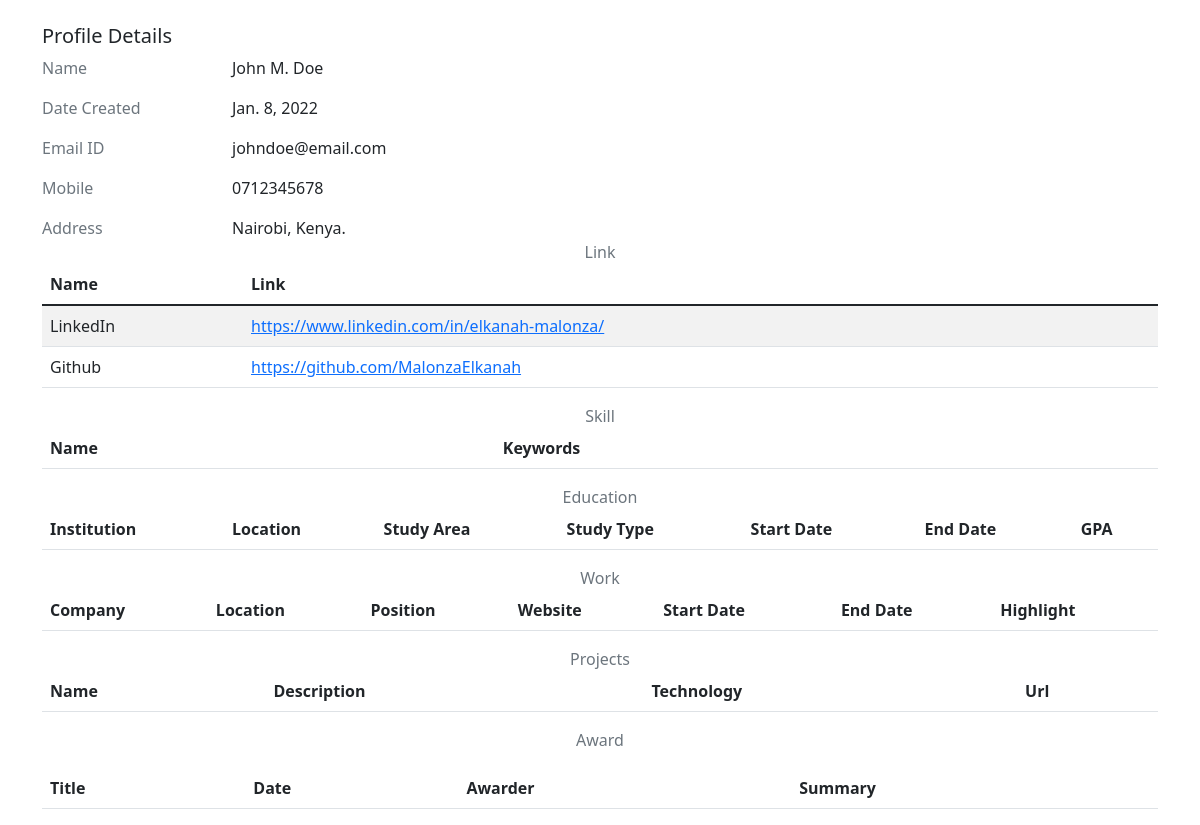
Page /profile/2/ on the earlier database version.
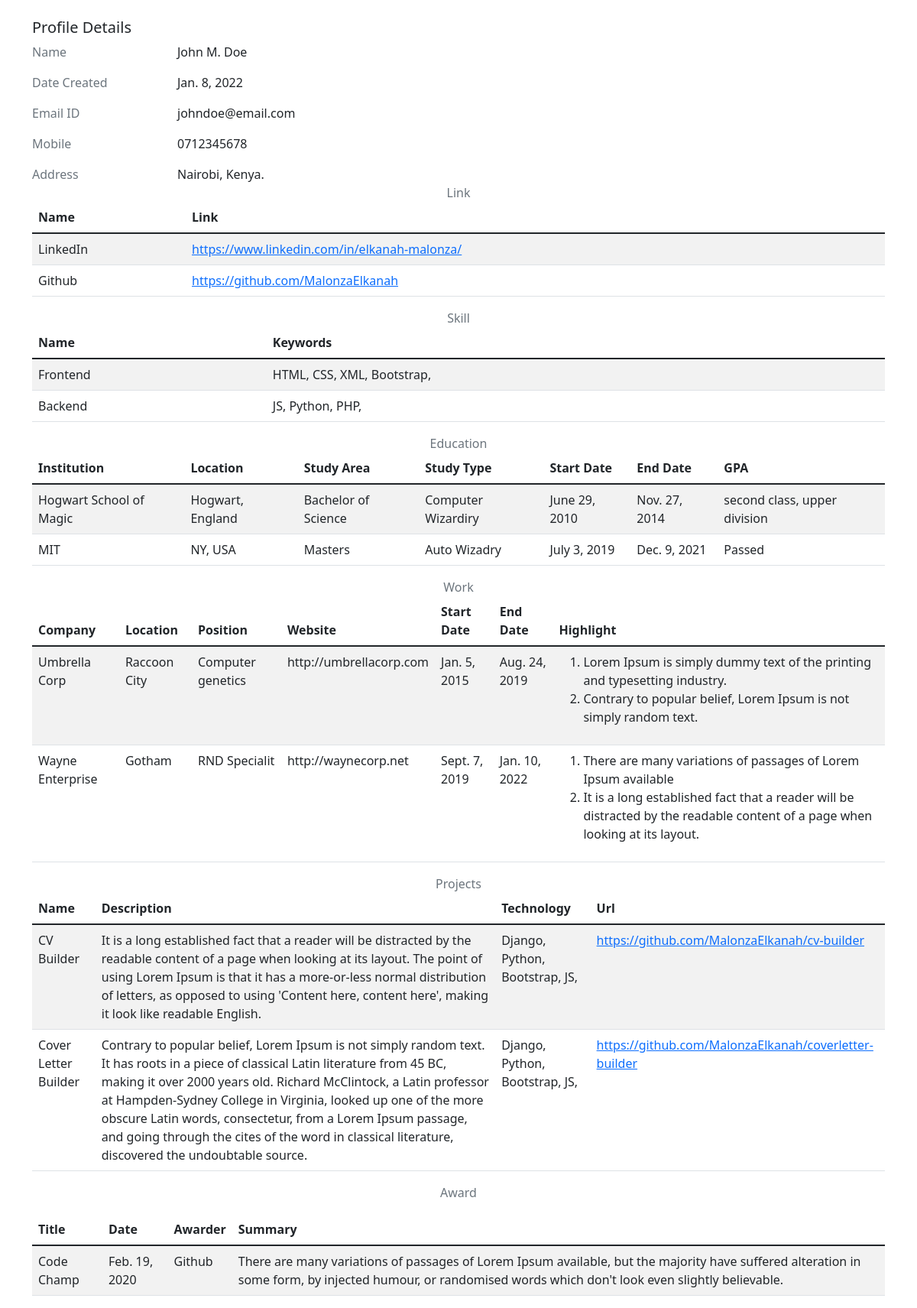
Same page on the later database version.
### job_profile/models.py (models this page shows)
class JobProfile(models.Model):
	title = models.CharField('Title', max_length=150)
	first_name = models.CharField('First Name', max_length=50)
	middle_name = models.CharField('Middle Name', max_length=50)
	last_name = models.CharField('Last Name', max_length=50)
	email = models.CharField('Email', max_length=50)
	phone_number = models.CharField('Phone Number', max_length=50)
	location = models.CharField('Location', max_length=50)
	summary = models.CharField('Summary', max_length=1000, null=True)
	date_created = models.DateTimeField('Date Created', auto_now_add=True)
	def links(self):
		return Link.objects.filter(job_profile=self.id)
	def education(self):
		return Education.objects.filter(job_profile=self.id)
	def work(self):
		return Work.objects.filter(job_profile=self.id)
	def skills(self):
		return Skill.objects.filter(job_profile=self.id)
	def projects(self):
		return Project.objects.filter(job_profile=self.id)
	def awards(self):
		return Award.objects.filter(job_profile=self.id)

class Link(models.Model):
	job_profile = models.ForeignKey(JobProfile, on_delete=models.CASCADE)
	name = models.CharField('Website Name', max_length=50)
	link = models.URLField()
	date_created = models.DateTimeField('Date Created', auto_now_add=True)

class Skill(models.Model):
	job_profile = models.ForeignKey(JobProfile, on_delete=models.CASCADE)
	name = models.CharField('Skill', max_length=200)
	date_created = models.DateTimeField('Date Created', auto_now_add=True)
	def keywords(self):
		return SkillKeyword.objects.filter(skill=self.id)

class SkillKeyword(models.Model):
	skill = models.ForeignKey(Skill, on_delete=models.CASCADE)
	name = models.CharField('Keyword', max_length=200)
	date_created = models.DateTimeField('Date Created', auto_now_add=True)

class Education(models.Model):
	job_profile = models.ForeignKey(JobProfile, on_delete=models.CASCADE)
	institution = models.CharField('Institution', max_length=200)
	location = models.CharField('Location', max_length=50)
	study_area = models.CharField('Major', max_length=200)
	study_type = models.CharField('Field', max_length=200)
	start_date = models.DateField()
	end_date = models.DateField()
	gpa = models.CharField('GPA', max_length=50)
	date_created = models.DateTimeField('Date Created', auto_now_add=True)

class Work(models.Model):
	job_profile = models.ForeignKey(JobProfile, on_delete=models.CASCADE)
	company = models.CharField('Company', max_length=50)
	location = models.CharField('Location', max_length=50)
	position = models.CharField('Position', max_length=50)
	website = models.URLField('Website', null=True)
	start_date = models.DateField()
	end_date = models.DateField()
	date_created = models.DateTimeField('Date Created', auto_now_add=True)
	def highlights(self):
		return WorkHighlight.objects.filter(work=self.id)

class WorkHighlight(models.Model):
	work = models.ForeignKey(Work, on_delete=models.CASCADE)
	name = models.CharField("Highlight", max_length=500)
	date_created = models.DateTimeField('Date Created', auto_now_add=True)

class Project(models.Model):
	job_profile = models.ForeignKey(JobProfile, on_delete=models.CASCADE)
	name = models.CharField('Projects', max_length=200)
	description = models.TextField()
	url = models.URLField(null=True)
	date = models.DateField(default=tz.now)
	date_created = models.DateTimeField('Date Created', auto_now_add=True)
	def keywords(self):
		return ProjectKeyword.objects.filter(project=self.id)

class ProjectKeyword(models.Model):
	project = models.ForeignKey(Project, on_delete=models.CASCADE)
	technology = models.CharField('Technology', max_length=50)
	date_created = models.DateTimeField('Date Created', auto_now_add=True)

class Award(models.Model):
	job_profile = models.ForeignKey(JobProfile, on_delete=models.CASCADE)
	title = models.CharField('Title', max_length=200)
	date = models.DateField()
	awarder = models.CharField('Awarder', max_length=200)
	summary = models.TextField()
	date_created = models.DateTimeField('Date Created', auto_now_add=True)

### resume_generator/views.py (the view)
# urls.py: path('profile/<int:profile_id>/', views.profile, name='profile'),
def profile(request, profile_id):
	profile = JobProfile.objects.get(id=int(profile_id))
	return render(request, 'main/profile.html', {'job_profile': profile})

### job_profile/templates/main/profile.html (shortened to what this page needs)
{% extends "main/base.html" %}
{% load static %}
{% block content %}
    <div class="row">
        <div class="col-lg-12">
            <h5 class="card-title d-flex justify-content-between">
                <span>Profile Details</span>
            </h5>
            <div class="row">
                <p class="col-sm-2 text-muted text-sm-right mb-0 mb-sm-3">Name</p>
                <p class="col-sm-10">{{job_profile.first_name}} {{job_profile.middle_name}} {{job_profile.last_name}}</p>
            </div>
            <div class="row">
                <p class="col-sm-2 text-muted text-sm-right mb-0 mb-sm-3">Date Created</p>
                <p class="col-sm-10">{{job_profile.date_created.date}}</p>
            </div>
            <div class="row">
                <p class="col-sm-2 text-muted text-sm-right mb-0 mb-sm-3">Email ID</p>
                <p class="col-sm-10">{{job_profile.email}}</p>
            </div>
            <div class="row">
                <p class="col-sm-2 text-muted text-sm-right mb-0 mb-sm-3">Mobile</p>
                <p class="col-sm-10">{{job_profile.phone_number}}</p>
            </div>
            <div class="row">
                <p class="col-sm-2 text-muted text-sm-right mb-0">Address</p>
                <p class="col-sm-10 mb-0">{{job_profile.location}}.</p>
            </div>
            <div class="row">
                <p class="col-12 text-muted text-center mb-0">Link</p>
                <div class="col-12 mb-0">
                	<div class="table-responsive">
                        <table class="table table-striped" id="table-11">
                            <thead>
                                <tr>
                                    <th>Name</th> <th>Link</th>
                                </tr>
                            </thead>
                            <tbody>
                            {% for link in job_profile.links %}
                                <tr>
                                    <td>{{link.name}}</td>
                                    <td>
                                        <a href="{{link.link}}" title="{{link.name}}">{{link.link}}</a>
                                    </td>
                                </tr>
                            {% endfor %}
                            </tbody>
                        </table>
                    </div>
                </div>
            </div>
            <div class="row">
                <p class="col-12 text-muted text-center mb-0">Skill</p>
                <div class="col-12 mb-0">
                	<div class="table-responsive">
                        <table class="table table-striped" id="table-12">
                            <thead>
                                <tr>
                                    <th>Name</th> <th>Keywords</th>
                                </tr>
                            </thead>
                            <tbody>
                            {% for skill in job_profile.skills %}
                                <tr>
                                    <td>{{skill.name}}</td>
                                    <td>
                                    {% for keyword in skill.keywords %}
                                    	<span>{{keyword.name}}, </span>
                                    {% endfor %}
                                	</td>
                                </tr>
                            {% endfor %}
                            </tbody>
                        </table>
                    </div>
                </div>
            </div>
            <div class="row">
                <p class="col-12 text-muted text-center mb-0">Education</p>
                <div class="col-12 mb-0">
                	<div class="table-responsive">
                        <table class="table table-striped" id="table-13">
                            <thead>
                                <tr>
                                    <th>Institution</th>
                                    <th>Location</th>
                                    <th>Study Area</th>
                                    <th>Study Type</th>
                                    <th>Start Date</th>
                                    <th>End Date</th>
                                    <th>GPA</th>
                                </tr>
                            </thead>
                            <tbody>
                            {% for edu in job_profile.education %}
                                <tr>
                                    <td>{{edu.institution}}</td>
                                    <td>{{edu.location}}</td>
                                    <td>{{edu.study_area}}</td>
                                    <td>{{edu.study_type}} </td>
                                    <td>{{edu.start_date}}</td>
                                    <td>{{edu.end_date}}</td>
                                    <td>{{edu.gpa}}</td>
                                </tr>
                            {% endfor %}
                            </tbody>
                        </table>
                    </div>
                </div>
            </div>
            <div class="row">
                <p class="col-12 text-muted text-center mb-0">Work</p>
                <div class="col-12 mb-0">
                	<div class="table-responsive">
                        <table class="table table-striped" id="table-14">
                            <thead>
                                <tr>
                                    <th>Company</th>
                                    <th>Location</th>
                                    <th>Position</th>
                                    <th>Website</th>
                                    <th>Start Date</th>
                                    <th>End Date</th>
                                    <th>Highlight</th>
                                </tr>
                            </thead>
                            <tbody>
                            {% for work in job_profile.work %}
                                <tr>
                                    <td>{{work.company}}</td>
                                    <td>{{work.location}}</td>
                                    <td>{{work.position}}</td>
                                    <td>{{work.website}}</td>
                                    <td>{{work.start_date}}</td>
                                    <td>{{work.end_date}}</td>
                                    <td><ol>
                                    {% for highlight in work.highlights %}
                                    	<li>{{highlight.name}}</li>
                                    {% endfor %}
                                    </ol></td>
                                </tr>
                            {% endfor %}
                            </tbody>
                        </table>
                    </div>
                </div>
            </div>
            <div class="row">
                <p class="col-12 text-muted text-center mb-0">Projects</p>
                <div class="col-12 mb-0">
                	<div class="table-responsive">
                        <table class="table table-striped" id="table-15">
                            <thead>
                                <tr>
                                    <th>Name</th>
                                    <th>Description</th>
                                    <th>Technology</th>
                                    <th>Url</th>
                                </tr>
                            </thead>
                            <tbody>
                            {% for project in job_profile.projects %}
                                <tr>
                                    <td>{{project.name}}</td>
                                    <td>{{project.description}}</td>
                                    <td>
                                    {% for keyword in project.keywords %}
                                    	<span>{{keyword.technology}}, </span>
                                    {% endfor %}
                                    </td>
                                    <td><a href="{{project.url}}">{{project.url}}</a></td>
                                </tr>
                            {% endfor %}
                            </tbody>
                        </table>
                    </div>
                </div>
            </div>
            <div class="row">
                <p class="col-12 text-muted text-center mb-10">Award</p>
                <div class="col-12 mb-0">
                	<div class="table-responsive">
                        <table class="table table-striped" id="table-16">
                            <thead>
                                <tr>
                                    <th>Title</th>
                                    <th>Date</th>
                                    <th>Awarder</th>
                                    <th>Summary</th>
                                </tr>
                            </thead>
                            <tbody>
                            {% for award in job_profile.awards %}
                                <tr>
                                    <td>{{award.title}}</td>
                                    <td>{{award.date}}</td>
                                    <td>{{award.awarder}}</td>
                                    <td>{{award.summary}}</td>
                                </tr>
                            {% endfor %}
                            </tbody>
                        </table>
                    </div>
                </div>
            </div>
        </div>
    </div>
{% endblock %}

### job_profile/templates/main/base.html (shortened to what this page needs)
<!DOCTYPE html>
<html lang="en">
<head>
    <link href="https://cdn.jsdelivr.net/npm/bootstrap@5.1.3/dist/css/bootstrap.min.css" rel="stylesheet">
</head>
<body>
	<div class="container pt-4">
	{% block content %}
	{% endblock %}
	</div>
</body>
</html>

Differences in the rows shown:
added Skill: name "Frontend"
added SkillKeyword: name "HTML", shown under "Frontend"
added SkillKeyword: name "CSS", shown under "Frontend"
added SkillKeyword: name "XML", shown under "Frontend"
added SkillKeyword: name "Bootstrap", shown under "Frontend"
added Skill: name "Backend"
added SkillKeyword: name "JS", shown under "Backend"
added SkillKeyword: name "Python", shown under "Backend"
added SkillKeyword: name "PHP", shown under "Backend"
added Education: institution "Hogwart School of Magic", location "Hogwart, England", study_area "Bachelor of Science", study_type "Computer Wizardiry", start_date "June 29, 2010", end_date "Nov. 27, 2014", gpa "second class, upper division"
added Education: institution "MIT", location "NY, USA", study_area "Masters", study_type "Auto Wizadry", start_date "July 3, 2019", end_date "Dec. 9, 2021", gpa "Passed"
added Work: company "Umbrella Corp", location "Raccoon City", position "Computer genetics", website "http://umbrellacorp.com", start_date "Jan. 5, 2015", end_date "Aug. 24, 2019"
added WorkHighlight: name "Lorem Ipsum is simply dummy text of the printing and typesetting industry.", shown under "Umbrella Corp"
added WorkHighlight: name "Contrary to popular belief, Lorem Ipsum is not simply random text.", shown under "Umbrella Corp"
added Work: company "Wayne Enterprise", location "Gotham", position "RND Specialit", website "http://waynecorp.net", start_date "Sept. 7, 2019", end_date "Jan. 10, 2022"
added WorkHighlight: name "There are many variations of passages of Lorem Ipsum available", shown under "Wayne Enterprise"
added WorkHighlight: name "It is a long established fact that a reader will be distracted by the readable content of a page when looking at its layout.", shown under "Wayne Enterprise"
added Project: name "CV Builder", description "It is a long established fact that a reader will be distracted by the readable content of a page when looking at its layout. The point of using Lorem Ipsum is that it has a more-or-less normal distribution of letters, as opposed to using 'Content here, content here', making it look like readable English.", url "https://github.com/MalonzaElkanah/cv-builder"
added ProjectKeyword: technology "Django", shown under "CV Builder"
added ProjectKeyword: technology "Python", shown under "CV Builder"
added ProjectKeyword: technology "Bootstrap", shown under "CV Builder"
added ProjectKeyword: technology "JS", shown under "CV Builder"
added Project: name "Cover Letter Builder", description "Contrary to popular belief, Lorem Ipsum is not simply random text. It has roots in a piece of classical Latin literature from 45 BC, making it over 2000 years old. Richard McClintock, a Latin professor at Hampden-Sydney College in Virginia, looked up one of the more obscure Latin words, consectetur, from a Lorem Ipsum passage, and going through the cites of the word in classical literature, discovered the undoubtable source.", url "https://github.com/MalonzaElkanah/coverletter-builder"
added ProjectKeyword: technology "Django", shown under "Cover Letter Builder"
added ProjectKeyword: technology "Python", shown under "Cover Letter Builder"
added ProjectKeyword: technology "Bootstrap", shown under "Cover Letter Builder"
added ProjectKeyword: technology "JS", shown under "Cover Letter Builder"
added Award: title "Code Champ", date "Feb. 19, 2020", awarder "Github", summary "There are many variations of passages of Lorem Ipsum available, but the majority have suffered alteration in some form, by injected humour, or randomised words which don't look even slightly believable."
